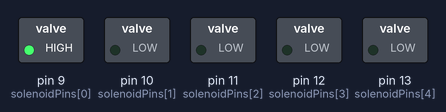
The sketch below on a simulated Arduino Uno, built with avr-gcc and run on an emulated ATmega328P. Shown: switched loads named in the sketch (green lamp = pin HIGH).

Above: at 0.1 s.
At 0.5 s:
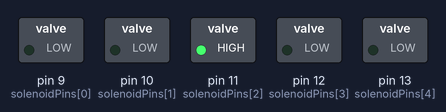
At 0.9 s:
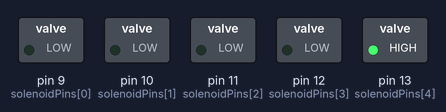
At 1.3 s:
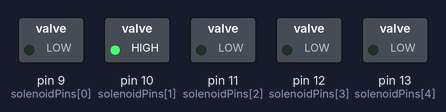
At 2.7 s:
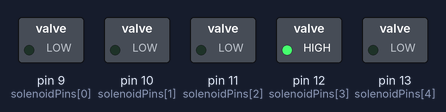
Timing chart, 0 to 3.0 s (numbered marks = the images above):
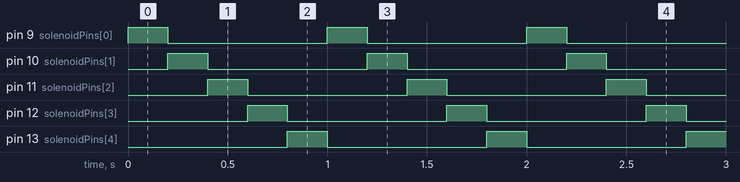

Measured:
- by itself, pin 9 (solenoidPins[0]), pin 10 (solenoidPins[1]), pin 11 (solenoidPins[2]), pin 12 (solenoidPins[3]), pin 13 (solenoidPins[4]): alternates HIGH for 0.20 s and LOW for 0.80 s
- by itself, everything shown: repeats every 1.0 s, in 5 steps

The sketch:

2020_1_26_solenoidTest.ino
```cpp
int solenoidPins[] = { 9, 10, 11, 12, 13 };

void setup() {
  setupPins(solenoidPins, 5);
}

void loop() {
  for (int i = 0; i < 5; i++) {
    digitalWrite(solenoidPins[i], HIGH);
    delay(200);
    digitalWrite(solenoidPins[i], LOW);
    //delay(50);
  }
}

//set the pins as outputs
void setupPins(int pins[], int lengthOfArray) {
  for (int i = 0; i < lengthOfArray; i++) {
    pinMode(pins[i], OUTPUT);
  }
}
```
